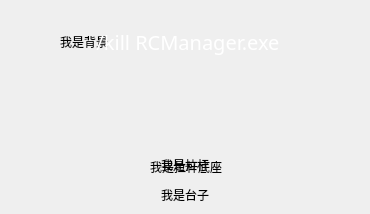
<?xml version="1.0" encoding="UTF-8"?>
<ui version="4.0">
 <class>MainWindow</class>
 <widget class="QMainWindow" name="MainWindow">
  <property name="geometry">
   <rect>
    <x>0</x>
    <y>0</y>
    <width>370</width>
    <height>214</height>
   </rect>
  </property>
  <property name="windowTitle">
   <string>锐捷云课堂？/kill</string>
  </property>
  <widget class="QWidget" name="centralwidget">
   <widget class="QLabel" name="title_bg">
    <property name="geometry">
     <rect>
      <x>60</x>
      <y>10</y>
      <width>256</width>
      <height>64</height>
     </rect>
    </property>
    <property name="text">
     <string>我是背景</string>
    </property>
   </widget>
   <widget class="QLabel" name="title_text">
    <property name="geometry">
     <rect>
      <x>60</x>
      <y>10</y>
      <width>256</width>
      <height>64</height>
     </rect>
    </property>
    <property name="sizePolicy">
     <sizepolicy hsizetype="Preferred" vsizetype="Preferred">
      <horstretch>0</horstretch>
      <verstretch>0</verstretch>
     </sizepolicy>
    </property>
    <property name="font">
     <font>
      <family>Minecraft AE</family>
      <pointsize>15</pointsize>
      <stylestrategy>PreferDefault</stylestrategy>
     </font>
    </property>
    <property name="contextMenuPolicy">
     <enum>Qt::DefaultContextMenu</enum>
    </property>
    <property name="text">
     <string>&lt;html&gt;&lt;head/&gt;&lt;body&gt;&lt;p&gt;&lt;span style=&quot; color:#ffffff;&quot;&gt;/kill RCManager.exe&lt;/span&gt;&lt;/p&gt;&lt;/body&gt;&lt;/html&gt;</string>
    </property>
    <property name="textFormat">
     <enum>Qt::AutoText</enum>
    </property>
    <property name="alignment">
     <set>Qt::AlignCenter</set>
    </property>
   </widget>
   <widget class="QLabel" name="lever_1">
    <property name="geometry">
     <rect>
      <x>150</x>
      <y>155</y>
      <width>72</width>
      <height>24</height>
     </rect>
    </property>
    <property name="text">
     <string>我是拉杆底座</string>
    </property>
   </widget>
   <widget class="QLabel" name="lever_2">
    <property name="geometry">
     <rect>
      <x>105</x>
      <y>85</y>
      <width>160</width>
      <height>160</height>
     </rect>
    </property>
    <property name="text">
     <string>我是拉杆</string>
    </property>
    <property name="alignment">
     <set>Qt::AlignCenter</set>
    </property>
   </widget>
   <widget class="QLabel" name="desktop">
    <property name="geometry">
     <rect>
      <x>0</x>
      <y>175</y>
      <width>370</width>
      <height>40</height>
     </rect>
    </property>
    <property name="text">
     <string>我是台子</string>
    </property>
    <property name="alignment">
     <set>Qt::AlignCenter</set>
    </property>
   </widget>
   <zorder>lever_2</zorder>
   <zorder>title_bg</zorder>
   <zorder>title_text</zorder>
   <zorder>lever_1</zorder>
   <zorder>desktop</zorder>
  </widget>
 </widget>
 <resources/>
 <connections/>
</ui>
